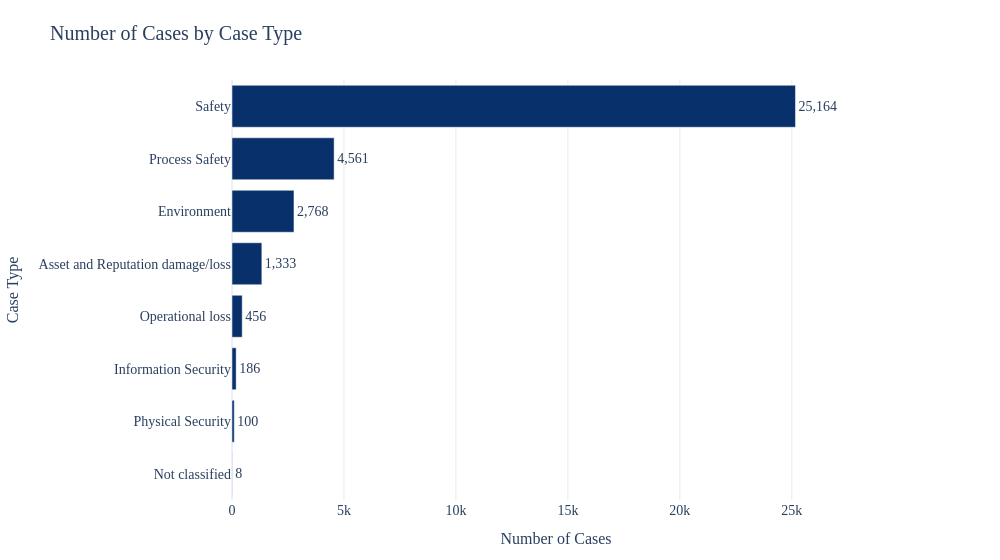

Here is the notebook cell this chart was saved with:
### Markdown cell above
## 6. EDA — Cases by Case Type
A horizontal bar chart visualises the distribution of incident reports across `CASE_TYPE` categories (e.g., Process Safety, Near Hit, Observation). This analysis reveals class imbalances that directly inform the choice of evaluation metrics and the use of class-weighted training in subsequent modelling.

### Code cell
# =============================================================================
# Number of Cases by Case Type
# =============================================================================

#figure style constants
ACADEMIC_FONT = dict(family='Times New Roman, serif', size=18)
ACADEMIC_TICK_FONT = dict(family='Times New Roman, serif', size=14)
ACADEMIC_TITLE_FONT = dict(family='Times New Roman, serif', size=20)
ACADEMIC_AXIS_FONT = dict(family='Times New Roman, serif', size=16)
PLOTLY_SCALE = 6  

if 'CASE_TYPE' in master_df.columns:
    case_counts = master_df['CASE_TYPE'].value_counts().sort_values(ascending=True)

    fig = go.Figure(data=[go.Bar(
        y=case_counts.index.astype(str),
        x=case_counts.values,
        orientation='h',
        text=[f'{v:,}' for v in case_counts.values],
        textposition='outside',
        cliponaxis=False,
        marker=dict(color='#08306b'),
        textfont=dict(family='Times New Roman, serif', size=14)
    )])

    fig.update_layout(
        title=dict(text='Number of Cases by Case Type', font=ACADEMIC_TITLE_FONT),
        xaxis_title=dict(text='Number of Cases', font=ACADEMIC_AXIS_FONT),
        yaxis_title=dict(text='Case Type', font=ACADEMIC_AXIS_FONT),
        xaxis=dict(tickfont=ACADEMIC_TICK_FONT, range=[0, max(case_counts.values) * 1.15],
                    showgrid=True, gridcolor='rgba(200,200,200,0.4)', gridwidth=1),
        yaxis=dict(tickfont=ACADEMIC_TICK_FONT),
        width=1000,
        height=max(500, len(case_counts) * 70),
        showlegend=False,
        hovermode='y unified',
        margin=dict(l=180, r=120, t=80, b=60),
        template='plotly_white',
        font=ACADEMIC_FONT,
        plot_bgcolor='white'
    )
    fig.show()

    (PATHS['results']).mkdir(parents=True, exist_ok=True)
    fig.write_image(PATHS['results'] / 'Number_of_Cases_by_Case_Type.png', scale=PLOTLY_SCALE, engine='kaleido')
    fig.write_image(PATHS['results'] / 'Number_of_Cases_by_Case_Type.pdf', engine='kaleido')
    print(f"[OK] Saved PNG + PDF: {PATHS['results'] / 'Number_of_Cases_by_Case_Type'}")

    print(f"\nUnique case types: {master_df['CASE_TYPE'].nunique()}")
    print(f"Total records: {len(master_df):,}")
    print(f"\n{case_counts.sort_values(ascending=False).to_string()}")
else:
    print("Column 'CASE_TYPE' not found in master_df.")

### Figure 1 — Plotly figure (JSON) as saved in the notebook; plotly's stock layout.template omitted (floating-point values rounded to 4 significant figures)
{"data": [{"cliponaxis": false, "marker": {"color": "#08306b"}, "orientation": "h", "text": ["8", "100", "186", "456", "1,333", "2,768", "4,561", "25,164"], "textfont": {"family": "Times New Roman, serif", "size": 14}, "textposition": "outside", "type": "bar", "x": [8, 100, 186, 456, 1333, 2768, 4561, 25164], "y": ["Not classified", "Physical Security", "Information Security", "Operational loss", "Asset and Reputation damage/loss", "Environment", "Process Safety", "Safety"]}], "layout": {"font": {"family": "Times New Roman, serif", "size": 18}, "height": 560, "hovermode": "y unified", "margin": {"b": 60, "l": 180, "r": 120, "t": 80}, "plot_bgcolor": "white", "showlegend": false, "title": {"font": {"family": "Times New Roman, serif", "size": 20}, "text": "Number of Cases by Case Type"}, "width": 1000, "xaxis": {"gridcolor": "rgba(200,200,200,0.4)", "gridwidth": 1, "range": [0, 28940.0], "showgrid": true, "tickfont": {"family": "Times New Roman, serif", "size": 14}, "title": {"font": {"family": "Times New Roman, serif", "size": 16}, "text": "Number of Cases"}}, "yaxis": {"tickfont": {"family": "Times New Roman, serif", "size": 14}, "title": {"font": {"family": "Times New Roman, serif", "size": 16}, "text": "Case Type"}}}}
